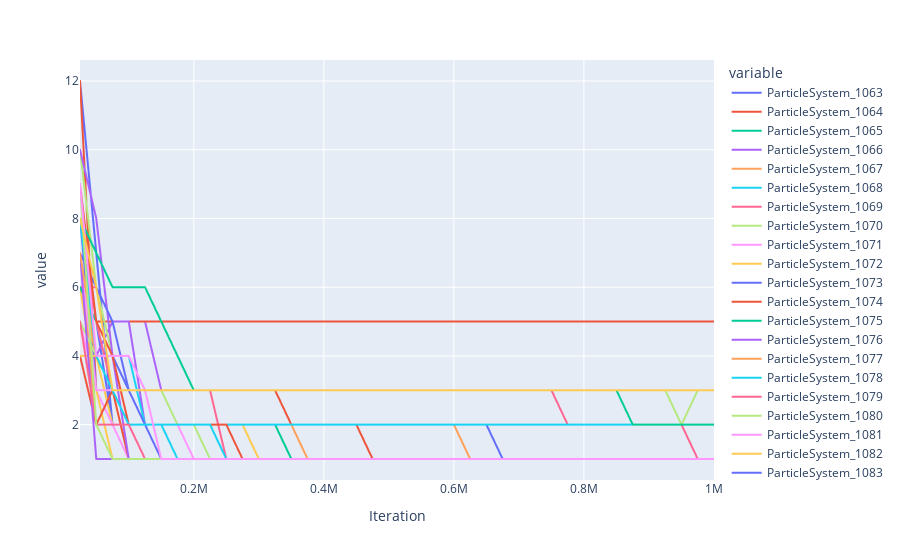

The notebook cell saved with this chart:
### Code cell
####################################
## Num clusters at each iteration ##
####################################

import pandas as pd
import plotly.express as px

df = pd.read_excel('M0.4D0.0001E0.9A0.8_100x100_MC50_num_cluster_tracker.xlsx')

#print(df.to_string())


fig = px.line(df, x='Iteration', y=[f'ParticleSystem_{i}' for i in range(1063,1113)])
fig.show()
